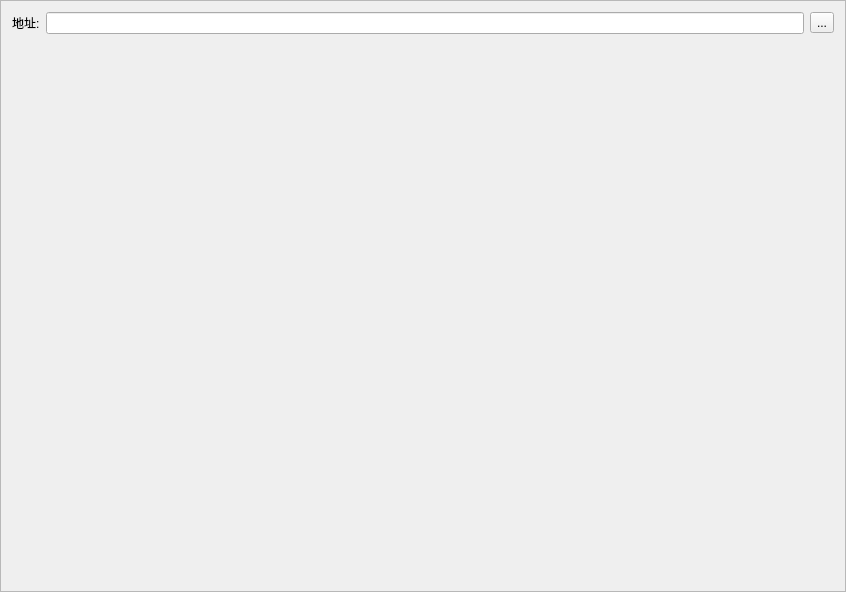
<?xml version="1.0" encoding="UTF-8"?>
<ui version="4.0">
 <class>ReceiveFrame</class>
 <widget class="QFrame" name="ReceiveFrame">
  <property name="geometry">
   <rect>
    <x>0</x>
    <y>0</y>
    <width>846</width>
    <height>592</height>
   </rect>
  </property>
  <property name="windowTitle">
   <string>帧</string>
  </property>
  <property name="frameShape">
   <enum>QFrame::StyledPanel</enum>
  </property>
  <property name="frameShadow">
   <enum>QFrame::Raised</enum>
  </property>
  <layout class="QVBoxLayout" name="verticalLayout">
   <item>
    <layout class="QHBoxLayout" name="horizontalLayout">
     <item>
      <widget class="QLabel" name="label">
       <property name="text">
        <string>地址:</string>
       </property>
      </widget>
     </item>
     <item>
      <widget class="QLineEdit" name="m_addressEdit">
       <property name="readOnly">
        <bool>true</bool>
       </property>
      </widget>
     </item>
     <item>
      <widget class="QToolButton" name="m_copyButton">
       <property name="text">
        <string>...</string>
       </property>
       <property name="icon">
        <iconset resource="../../resources.qrc">
         <normaloff>:/icons/copy</normaloff>:/icons/copy</iconset>
       </property>
      </widget>
     </item>
    </layout>
   </item>
   <item>
    <spacer name="verticalSpacer">
     <property name="orientation">
      <enum>Qt::Vertical</enum>
     </property>
     <property name="sizeHint" stdset="0">
      <size>
       <width>20</width>
       <height>40</height>
      </size>
     </property>
    </spacer>
   </item>
  </layout>
 </widget>
 <resources>
  <include location="../../resources.qrc"/>
 </resources>
 <connections>
  <connection>
   <sender>m_copyButton</sender>
   <signal>clicked()</signal>
   <receiver>ReceiveFrame</receiver>
   <slot>copyAddress()</slot>
   <hints>
    <hint type="sourcelabel">
     <x>818</x>
     <y>26</y>
    </hint>
    <hint type="destinationlabel">
     <x>422</x>
     <y>295</y>
    </hint>
   </hints>
  </connection>
 </connections>
 <slots>
  <slot>copyAddress()</slot>
 </slots>
</ui>
